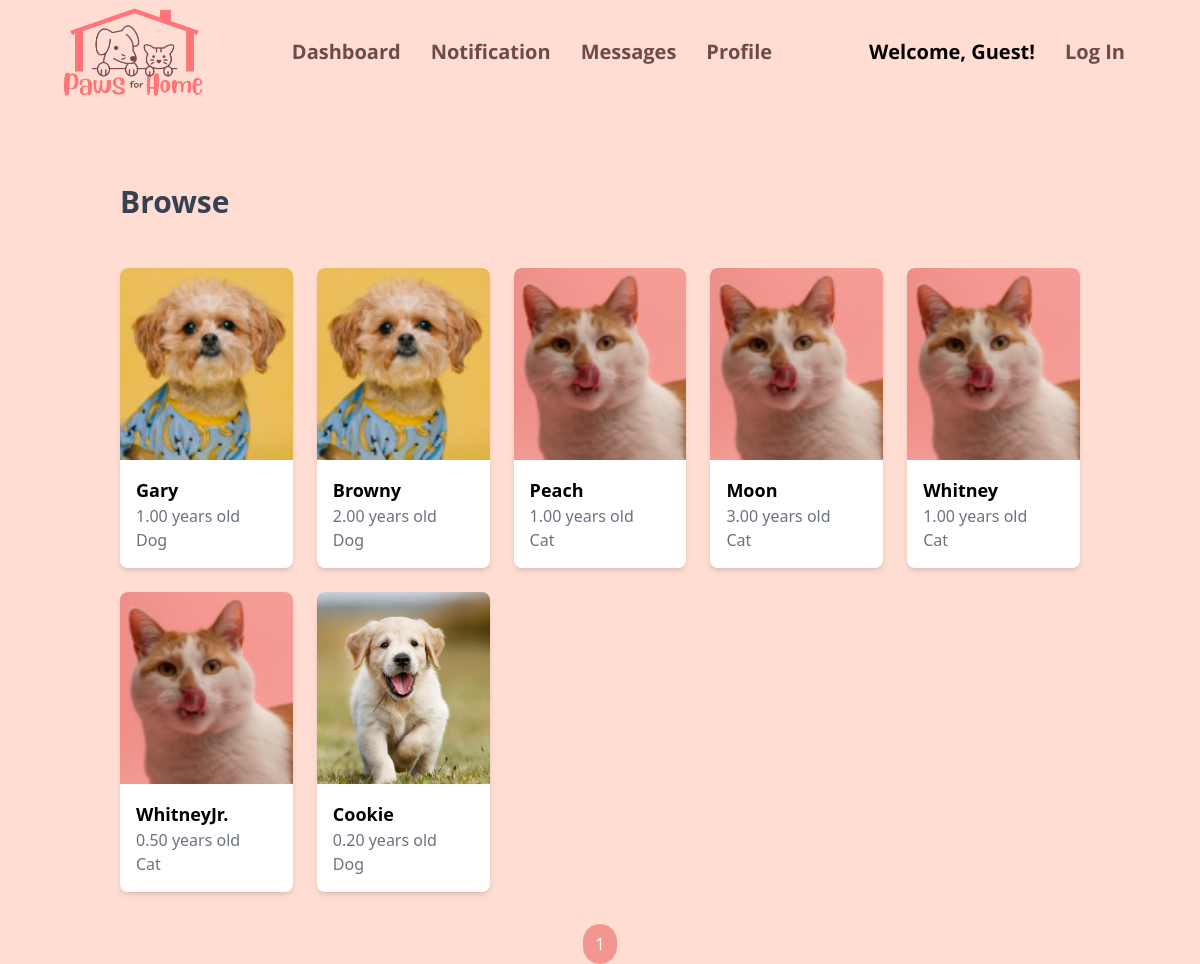
The app's page /pets/list/ with its own data.
### pets/models.py (models this page shows, shortened)
class Pet(models.Model):
    name = models.CharField(max_length=100)
    image = models.ImageField(upload_to='pets/', default='pets/default_pet.jpg') #test
    type = models.CharField(max_length=100)
    age = models.DecimalField(max_digits=4, decimal_places=2)
    description = models.TextField()
    adoption_fee = models.DecimalField(max_digits=10, decimal_places=2)
    status = models.IntegerField(default=0)
    created_at = models.DateTimeField(auto_now_add=True)
    owner = models.ForeignKey(settings.AUTH_USER_MODEL, on_delete=models.CASCADE, null=True)

### pets/views.py (the view)
# urls.py: path('list/', views.list_pet, name='list_pet'),
def list_pet(request):
    pets_list = Pet.objects.all()
    paginator = Paginator(pets_list, 10)
    page_number = request.GET.get('page')
    pets = paginator.get_page(page_number)
    return render(request, 'pets/list_pet.html', {'pets': pets})

### pets/templates/pets/list_pet.html (shortened to what this page needs)
{% extends "index.html" %}
{% block contents %}
<script src="https://cdn.tailwindcss.com"></script>
{% load static %}
<link rel="stylesheet" href="{% static 'css/landing_page.css' %}">
<section class="container mx-auto mt-8 px-8">
    <h2 class="text-3xl font-bold text-gray-700 py-12">
        Browse
    </h2>
    <div class="grid grid-cols-2 sm:grid-cols-3 lg:grid-cols-5 gap-6">
        {% for pet in pets %}
        <div class="bg-white rounded-lg shadow-md overflow-hidden">
            <img src="{{ pet.image.url }}" alt="{{ pet.name }}" class="w-full h-48 object-cover">
            <div class="p-4">
                <h3 class="font-bold text-lg">{{ pet.name }}</h3>
                <p class="text-gray-500">{{ pet.age }} years old</p>
                <span class="text-gray-500">{{ pet.type }}</span>
            </div>
        </div>
        {% empty %}
        <p>No pets available.</p>
        {% endfor %}
    </div>
    <div class="flex justify-center mt-8">
        <div class="inline-flex items-center space-x-1">
            {% for page_num in pets.paginator.page_range %}
                {% if pets.number == page_num %}
                    <span class="bg-[#F2968F] text-white px-3 py-2 rounded-full">{{ page_num }}</span>
                {% else %}
                    <a href="?page={{ page_num }}" class="bg-gray-200 text-gray-700 px-3 py-2 rounded-full">{{ page_num }}</a>
                {% endif %}
            {% endfor %}
        </div>
    </div>
</section>
{% endblock contents %}

### main/templates/index.html (shortened to what this page needs)
<!DOCTYPE html>
<html lang="en">
<head>
    {% load static %}
    <link rel="stylesheet" href="{% static "css/landing_page.css" %}">
    <link rel="stylesheet" href="{% static "css/main-page.css" %}">
</head>
<body>
    <div class="nav-bar">
        <div>
            <img src="{% static "images/paws4homelogo.png" %}" alt="logo">
        </div>
        <div>
            <div class="nav-items">
                {% if request.user.account_type == 'user' %}
                    <a href="{% url "main:user_dashboard" %}">Dashboard</a>
                {% else %}
                    <a href="{% url "main:shelterdashboard" %}">Dashboard</a>
                {% endif %}
            </div>
            <div class="nav-items">
                <a href="{% url "main:notifications" %}">Notification</a>
            </div>
            <div class="nav-items">
                <a href="{% url "main:message" %}">Messages</a>
            </div>
            <div class="nav-items">
                <a href="{% url "main:profile" %}">Profile</a>
            </div>
        </div>
        <div>
                {% if request.user.is_authenticated %}
                    <div class="nav-items">Welcome, {{ request.user.email }}!</div>
                    <div class="nav-items">
                        <a href="{% url 'main:logout_account' %}">Log Out</a>
                    </div>
                {% else %}
                    <div class="nav-items">Welcome, Guest!</div>
                    <div class="nav-items">
                        <a href="{% url 'main:login_account' %}">Log In</a>
                    </div>
                {% endif %}
        </div>
    </div>
    {% block contents %}
    {% endblock contents %}
</body>
</html>

### main/static/css/landing_page.css (style rules this page uses)
body { background-color: #FFDDD2;; }

### main/static/css/main-page.css (style rules this page uses)
.nav-bar { display: flex; flex-direction: row; justify-content: space-between; padding: 0 55px; }
.nav-bar div { padding: 5px; display: flex; flex-direction: row; }
.nav-bar div .nav-items { padding: 10px; margin: 0 5px; display: flex; align-items: center; justify-content: center; font-family: 'Open Sans'; font-size: 20px; font-weight: bold; }
.nav-items a { color: #714949; text-decoration: none; }
.nav-bar div img { width: 150px; }

### records on screen
Pet: image (picture), name "Gary", age "1.00", type "Dog"
Pet: image (picture), name "Browny", age "2.00", type "Dog"
Pet: image (picture), name "Peach", age "1.00", type "Cat"
Pet: image (picture), name "Moon", age "3.00", type "Cat"
Pet: image (picture), name "Whitney", age "1.00", type "Cat"
Pet: image (picture), name "WhitneyJr.", age "0.50", type "Cat"
Pet: image (picture), name "Cookie", age "0.20", type "Dog"

### other values on screen
{{ page_num }} "1"
